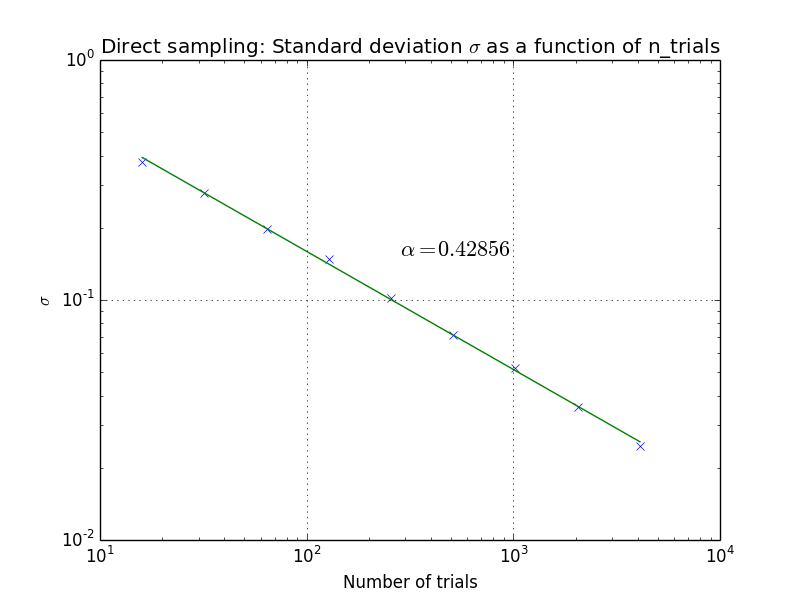

Python code for this plot:
import random, math, matplotlib.pyplot as plt
import random, math, pylab

def direct_pi(N):
    n_hits = 0
    for i in range(N):
        x, y = random.uniform(-1.0, 1.0), random.uniform(-1.0, 1.0)
        if x ** 2 + y ** 2 < 1.0:
            n_hits += 1
    return n_hits

n_runs = 500
n_trials_list = []
sigmas = []
for poweroftwo in range(4, 13):
    n_trials = 2 ** poweroftwo
    sigma = 0.0
    for run in range(n_runs):
        pi_est = 4.0 * direct_pi(n_trials) / float(n_trials)
        sigma += (pi_est - math.pi) ** 2
    sigmas.append(math.sqrt(sigma/(n_runs)))
    n_trials_list.append(n_trials)

plt.figure()
plt.plot(n_trials_list, sigmas, 'x')
import numpy as np
p = np.polyfit(np.log(n_trials_list),np.log(sigmas),1)
plt.plot(n_trials_list, np.exp(np.polyval(p,np.log(n_trials_list))))
plt.annotate(r'$\alpha = %.5f$'%p[0], xy=(.5, .6), xycoords='figure fraction', horizontalalignment='left', verticalalignment='top', fontsize=16) 
plt.gca().set_xscale('log')
plt.gca().set_yscale('log')
plt.xlabel('Number of trials')
plt.ylabel('$\sigma$')
plt.grid(True)
plt.title('Direct sampling: Standard deviation $\sigma$ as a function of n_trials')
#plt.savefig('direct_sampling_statistical_error.png')
plt.show()
